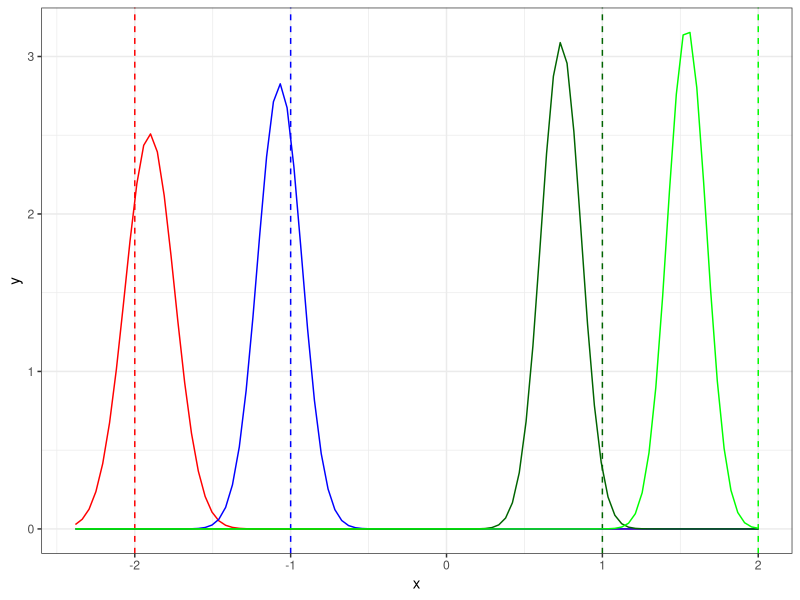
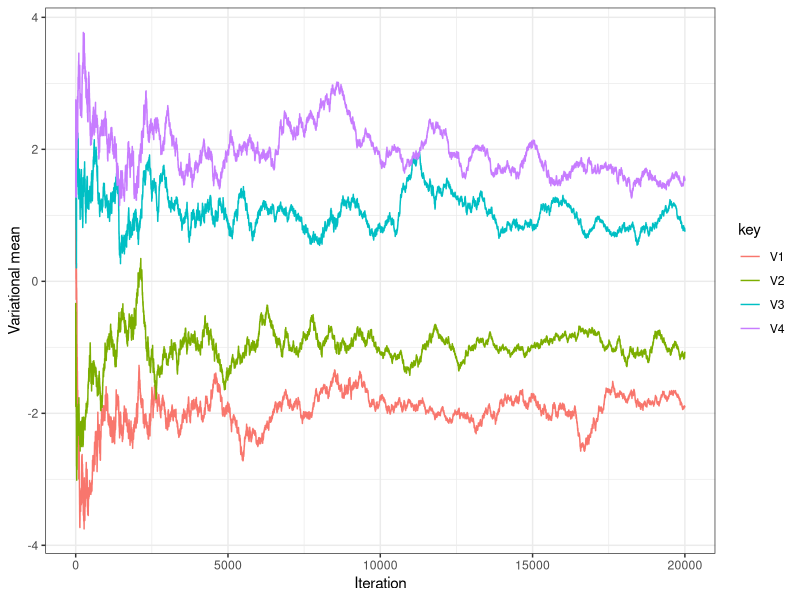
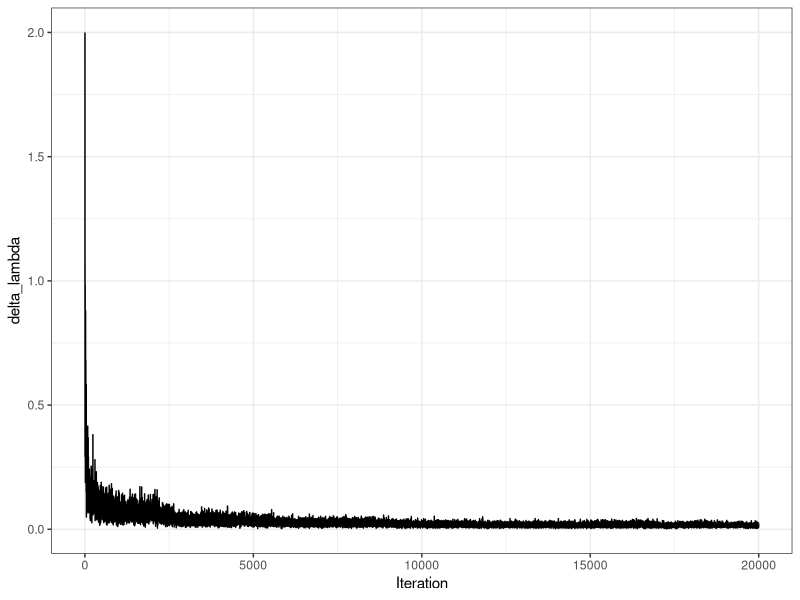

Write R code to recreate these figures, in order.
library(MASS)
library(dplyr)
library(tidyr)
library(purrr)
library(ggplot2)

theme_set(theme_bw())

max_iter = 20000
eps = 1e-8

# Functions ---------------------------------------------------------------

norm = function(x){
  return(sqrt(sum(x^2)))
}

sigmoid = function(w){
  return(1/(1 + exp(-w)))
}

dot = function(X, Y){
  return(X %*% Y)
}

zeros = function(P){
  return(rep(0.0, P))
}

ones = function(P){
  return(rep(1.0, P))
}

norm_logpdf = function(x, mean, sd){
  return(log(dnorm(x, mean, sd)))
}


create_data = function(N, P, real_mu, seed = 0){
  set.seed(seed)
  X = mvrnorm(N, mu = rep(0, P), Sigma = diag(rep(1, P)))
  y = rbinom(N, 1, sigmoid(dot(X, real_mu)))
  return(list(X = X, y = y))
}


elbo_grad = function(z_sample, mu, sigma_sq, y, X, P, prior_sigma){
  score_mu = (z_sample - mu)/(sigma_sq)
  score_logsigma_sq = (-1/(2*sigma_sq) + ((z_sample - mu)^2)/(2*(sigma_sq^2))) * sigma_sq
  aux_1 = y * as.numeric(log(sigmoid(dot(X, z_sample))))
  aux_2 = (1 - y) * as.numeric(log(1 - sigmoid(dot(X, z_sample))))
  log_p_aux_1 = sum(aux_1 + aux_2)
  log_p_aux_2 = sum(log(dnorm(z_sample, zeros(P), prior_sigma*ones(P))))
  log_p = log_p_aux_1 + log_p_aux_2
  log_q = sum(norm_logpdf(z_sample, mu, sqrt(sigma_sq)))
  grad = c(score_mu, score_logsigma_sq)*(log_p - log_q)
  return(grad)
}

# elbo_grad = function(samples, mu, sigma_sq, y, X, P, prior_sigma, seed = 0){
#   set.seed(seed)
#   grad_acc = rep(0.0, 2*P)
#   S = nrow(samples)
#   for(i in 1:S){
#     z_sample = samples[i, ]
#     score_mu = (z_sample - mu)/(sigma_sq)
#     score_logsigma_sq = (-1/(2*sigma_sq) + ((z_sample - mu)^2)/(2*(sigma_sq^2))) * sigma_sq
#     aux_0 = sigmoid(dot(X, z_sample))
#     aux_1 = y * as.numeric(log(aux_0 + eps))
#     aux_2 = (1 - y) * as.numeric(log(1 - aux_0 + eps))
#     log_p_aux_1 = sum(aux_1 + aux_2)
#     log_p_aux_2 = sum(log(dnorm(z_sample, zeros(P), prior_sigma*ones(P))))
#     log_p = log_p_aux_1 + log_p_aux_2
#     log_q = sum(norm_logpdf(z_sample, mu, sqrt(sigma_sq)))
#     grad_now = c(score_mu, score_logsigma_sq)*(log_p - log_q)
#     grad_acc = grad_acc + grad_now
#   }
#   return(grad_acc)
# }

# elbo_grad = function(samples, mu, sigma_sq, y, X, P, prior_sigma){
#   centered = t(t(samples) - mu)
#   score_mu = t(t(centered)/sigma_sq)
#   score_logsigma_sq = (-1/(2*sigma_sq) + ((samples - mu)^2)/(2*(sigma_sq^2))) * sigma_sq
#   aux_1 = y * as.numeric(log(sigmoid(dot(X, samples))))
#   aux_2 = (1 - y) * as.numeric(log(1 - sigmoid(dot(X, samples))))
#   log_p_aux_1 = sum(aux_1 + aux_2)
#   log_p_aux_2 = sum(log(dnorm(samples, zeros(P), prior_sigma*ones(P))))
#   log_p = log_p_aux_1 + log_p_aux_2
#   log_q = sum(norm_logpdf(samples, mu, sqrt(sigma_sq)))
#   grad = c(score_mu, score_logsigma_sq)*(log_p - log_q)
#   return(grad)
# }

# vi = function(X, y, prior_sigma = 10000, max_iter = 6000, S = 10, eta = 1.0, seed = 0){
#   set.seed(seed)
#   N = dim(X)[1]
#   P = dim(X)[2]
#   mu = rnorm(P)
#   G = matrix(zeros(2*P*2*P), ncol = 2*P)
#   log_sigma_sq = rnorm(P)
#   mus = matrix(zeros(max_iter*P), ncol = P)
#   delta_lambda = zeros(max_iter)
#   
#   cat("Begin optimization\n\n")
#   for(t in 1:max_iter){
#     print(t)
#     mus[t,] = mu
#     sigma_sq = exp(log_sigma_sq)
#     samples = mvrnorm(S, mu, diag(sigma_sq))
#     # grad_acc = rep(0.0, 2*P)
#     # for(i in 1:nrow(samples)){
#     #   z_sample = samples[i, ]
#     #   grad_acc = grad_acc + elbo_grad(z_sample, mu, sigma_sq, y, X, P, prior_sigma)
#     # }
#     grad_estimate = elbo_grad(samples, mu, sigma_sq, y, X, P, prior_sigma)
#     G = G + (grad_estimate %*% t(grad_estimate))
#     rho_t = (eta * 1/sqrt(diag(G)))
#     mu_new = mu + rho_t[1:P] * grad_estimate[1:P]
#     log_sigma_sq_new = log_sigma_sq + rho_t[(P+1):(2*P)] * grad_estimate[(P+1):(2*P)]
#     delta_lambda_now = norm(mu_new - mu)
#     delta_lambda[t] = delta_lambda_now
#     if(t %% 100 == 1){
#       cat("", "\n")
#       cat("Iteration: ", t, "\n")
#       cat("Mu: ", mu, "\n")
#       cat("Sigma squared: ", exp(log_sigma_sq), "\n")
#       cat("Delta lambda: ", delta_lambda_now, "\n")
#     }
#       
#     if(delta_lambda_now < 0.0001){
#       cat("Breaking\n\n")
#       break
#     }
#     mu = mu_new
#     log_sigma_sq = log_sigma_sq_new
#   }
#   
#   cat(""    , "\n")
#   cat("Optimization complete", "\n")
#   cat("Final sigma_sq: ", exp(log_sigma_sq), "\n")
#   cat("Final mu: ", mu, "\n")
#   model_out = list(
#     mu = mu, 
#     sigma_sq = sigma_sq, 
#     mus = mus[1:t,], 
#     delta_lambda = delta_lambda[1:t]
#   )
#   return(model_out)
# }

vi = function(X, y, prior_sigma = 10000, max_iter = 6000, S = 10, eta = 1.0, seed = 0){
  set.seed(seed)
  N = dim(X)[1]
  P = dim(X)[2]
  mu = rnorm(P)
  G = matrix(zeros(2*P*2*P), ncol = 2*P)
  log_sigma_sq = rnorm(P)
  mus = matrix(zeros(max_iter*P), ncol = P)
  delta_lambda = zeros(max_iter)
  
  cat("Begin optimization\n\n")
  for(t in 1:max_iter){
    mus[t,] = mu
    sigma_sq = exp(log_sigma_sq)
    samples = mvrnorm(S, mu, diag(sigma_sq))
    grad_acc = rep(0.0, 2*P)
    for(i in 1:nrow(samples)){
      z_sample = samples[i, ]
      grad_acc = grad_acc + elbo_grad(z_sample, mu, sigma_sq, y, X, P, prior_sigma)
    }
    grad_estimate = grad_acc/S
    G = G + (grad_estimate %*% t(grad_estimate))
    rho_t = (eta * 1/sqrt(diag(G)))
    mu_new = mu + rho_t[1:P] * grad_estimate[1:P]
    log_sigma_sq_new = log_sigma_sq + rho_t[(P+1):(2*P)] * grad_estimate[(P+1):(2*P)]
    delta_lambda_now = norm(mu_new - mu)
    delta_lambda[t] = delta_lambda_now
    if(t %% 100 == 1){
      cat("", "\n")
      cat("Iteration: ", t, "\n")
      cat("Mu: ", mu, "\n")
      cat("Sigma squared: ", exp(log_sigma_sq), "\n")
      cat("Delta lambda: ", delta_lambda_now, "\n")
    }
    
    if(delta_lambda_now < 0.0001){
      cat("Breaking\n\n")
      break
    }
    mu = mu_new
    log_sigma_sq = log_sigma_sq_new
  }
  
  cat(""    , "\n")
  cat("Optimization complete", "\n")
  cat("Final sigma_sq: ", exp(log_sigma_sq), "\n")
  cat("Final mu: ", mu, "\n")
  model_out = list(
    mu = mu, 
    sigma_sq = sigma_sq, 
    mus = mus[1:t,], 
    delta_lambda = delta_lambda[1:t]
  )
  return(model_out)
}


# Run VI ------------------------------------------------------------------

real_mu = c(-2, -1, 1, 2)

dat = create_data(2000, 4, real_mu, seed = 0)

mod = vi(dat$X, dat$y, S = 5, max_iter = max_iter, seed = 0)

mu = mod$mu
sigma = sqrt(mod$sigma_sq)
colours = c('red', 'blue', 'dark green', 'green')

tibble(x = c(mu + 3*sigma, mu - 3*sigma)) %>% 
  ggplot(aes(x)) + 
  geom_vline(xintercept = real_mu, col = colours, linetype = "dashed") +
  mapply(function(mean, sd, col) {
    stat_function(fun = dnorm, args = list(mean = mean, sd = sd), col = col)
  }, 
  mean = mu, 
  sd = sigma, 
  col = colours
  ) 


mod$mus %>% 
  as_tibble() %>% 
  mutate(Iteration = 1:nrow(.)) %>% 
  gather(key, value, -Iteration) %>% 
  ggplot() +
  #geom_hline(yintercept = real_mu, color = "dark grey") +
  geom_line(aes(Iteration, value, colour = key)) +
  ylab("Variational mean") 


tibble(delta_lambda = mod$delta_lambda) %>% 
  mutate(Iteration = 1:nrow(.)) %>% 
  ggplot() +
  geom_line(aes(Iteration, delta_lambda))
